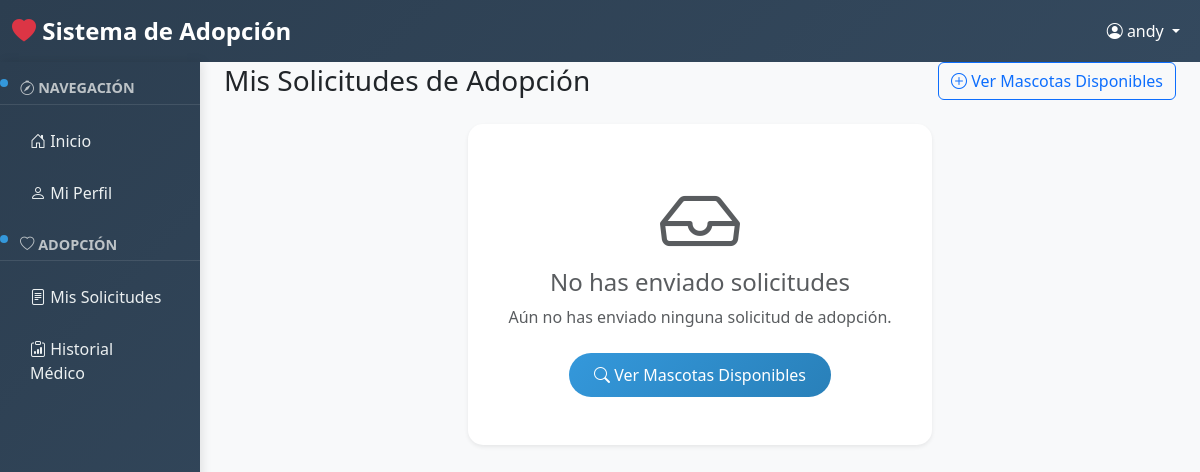
The app's page /solicitudes/mis-solicitudes/ (signed in), older data.
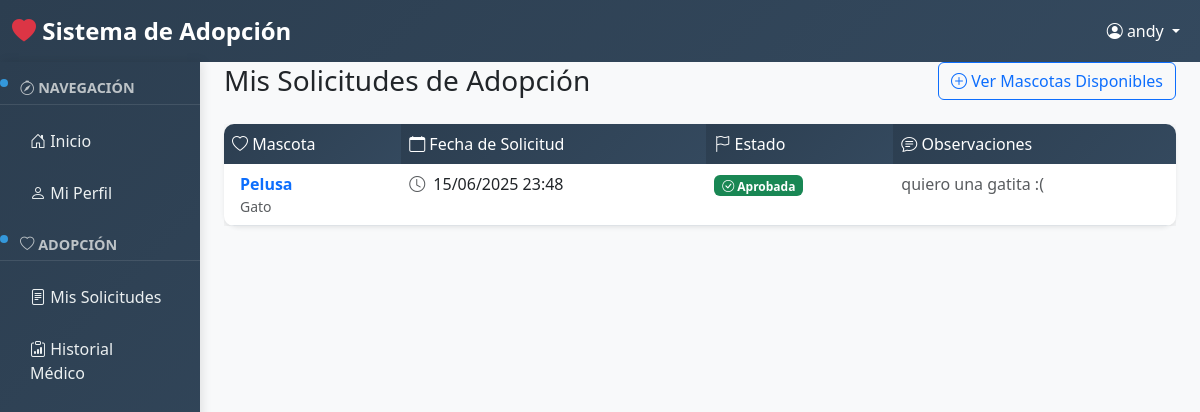
The same page, newer data.
### solicitudes/models.py (models this page shows, shortened)
class SolicitudAdopcion(models.Model):
    ESTADOS = [
        ('pendiente', 'Pendiente'),
        ('aprobada', 'Aprobada'),
        ('rechazada', 'Rechazada'),
    ]
    usuario = models.ForeignKey('usuarios.Usuario', on_delete=models.CASCADE, verbose_name="Usuario")
    mascota = models.ForeignKey('mascotas.Mascota', on_delete=models.CASCADE, verbose_name="Mascota")
    fecha_solicitud = models.DateTimeField(default=timezone.now, verbose_name="Fecha de solicitud")
    estado = models.CharField(max_length=10, choices=ESTADOS, default='pendiente', verbose_name="Estado")
    observaciones = models.TextField(blank=True, verbose_name="Observaciones")
    class Meta:
        verbose_name = "Solicitud de Adopción"
        verbose_name_plural = "Solicitudes de Adopción"
        unique_together = ['usuario', 'mascota']
        ordering = ['-fecha_solicitud']

### mascotas/models.py (models this page shows, shortened)
class Mascota(models.Model):
    ESPECIES = [
        ('perro', 'Perro'),
        ('gato', 'Gato'),
        ('ave', 'Ave'),
        ('otro', 'Otro'),
    ]
    SEXO = [
        ('macho', 'Macho'),
        ('hembra', 'Hembra'),
    ]
    ESTADO = [
        ('Disponible', 'Disponible para adopción'),
        ('adoptado', 'Adoptado'),
        ('en_proceso', 'En proceso de adopción'),
    ]
    nombre = models.CharField(max_length=100, verbose_name="Nombre")
    especie = models.CharField(max_length=15, choices=ESPECIES, verbose_name="Especie")
    raza = models.CharField(max_length=70, verbose_name="Raza")
    edad = models.PositiveIntegerField(help_text="Edad en años", verbose_name="Edad")
    sexo = models.CharField(max_length=10, choices=SEXO, verbose_name="Sexo")
    estado_adopcion = models.CharField(
        max_length= 15,
        choices=ESTADO,
        default="Disponible",
        verbose_name= "Estado de adopción"
    )
    fecha_ingreso = models.DateTimeField(default=timezone.now, verbose_name="Fecha de ingreso")
    adoptante = models.ForeignKey(
        'usuarios.Usuario',
        on_delete=models.SET_NULL,
        null=True,
        blank=True,
        related_name='mascotas_adoptadas',
        verbose_name='Adoptante'
    )
    class Meta:
        verbose_name = "Mascota"
        verbose_name_plural = "Mascotas"
        ordering = ['-fecha_ingreso']

### solicitudes/views.py (the view)
# urls.py: path('mis-solicitudes/', views.mis_solicitudes, name='mis_solicitudes'),
@login_required
def mis_solicitudes(request):
    solicitudes = SolicitudAdopcion.objects.filter(usuario=request.user)
    return render(request, 'solicitudes/mis_solicitudes.html', {'solicitudes': solicitudes})

### solicitudes/templates/solicitudes/mis_solicitudes.html (shortened to what the changed rows need)
{% extends 'base.html' %}
{% block content %}
<div class="container-fluid">
    <div class="row">
        <div class="col-12">
            <div class="d-flex justify-content-between align-items-center mb-4">
                <h1 class="h3 mb-0">
                     Mis Solicitudes de Adopción
                </h1>
            </div>
        </div>
    </div>
    {% if solicitudes %}
        <div class="row">
            <div class="col-12">
                <div class="card shadow-sm">
                    <div class="card-body p-0">
                        <div class="table-responsive">
                            <table class="table table-hover mb-0">
                                <thead class="table-dark">
                                    <tr>
                                        <th><i class="bi bi-heart"></i> Mascota</th>
                                        <th><i class="bi bi-calendar"></i> Fecha de Solicitud</th>
                                        <th><i class="bi bi-flag"></i> Estado</th>
                                        <th><i class="bi bi-chat-text"></i> Observaciones</th>
                                    </tr>
                                </thead>
                                <tbody>
                                    {% for solicitud in solicitudes %}
                                        <tr>
                                            <td>
                                                <a href="{% url 'mascotas:detalle' solicitud.mascota.id %}"
                                                   class="text-decoration-none">
                                                    <div class="d-flex align-items-center">
                                                        <div>
                                                            <strong>{{ solicitud.mascota.nombre }}</strong>
                                                            <small class="text-muted d-block">{{ solicitud.mascota.get_especie_display }}</small>
                                                        </div>
                                                    </div>
                                                </a>
                                            </td>
                                            <td>
                                                <i class="bi bi-clock text-muted me-1"></i>
                                                {{ solicitud.fecha_solicitud|date:"d/m/Y H:i" }}
                                            </td>
                                            <td>
                                                {% if solicitud.estado == 'pendiente' %}
                                                    <span class="badge bg-warning">
                                                        <i class="bi bi-hourglass-split"></i> {{ solicitud.get_estado_display }}
                                                    </span>
                                                {% elif solicitud.estado == 'aprobada' %}
                                                    <span class="badge bg-success">
                                                        <i class="bi bi-check-circle"></i> {{ solicitud.get_estado_display }}
                                                    </span>
                                                {% else %}
                                                    <span class="badge bg-danger">
                                                        <i class="bi bi-x-circle"></i> {{ solicitud.get_estado_display }}
                                                    </span>
                                                {% endif %}
                                            </td>
                                            <td>
                                                {% if solicitud.observaciones %}
                                                    <span class="text-muted">{{ solicitud.observaciones }}</span>
                                                {% else %}
                                                    <span class="text-muted fst-italic">Sin observaciones</span>
                                                {% endif %}
                                            </td>
                                        </tr>
                                    {% endfor %}
                                </tbody>
                            </table>
                        </div>
                    </div>
                </div>
            </div>
        </div>
    {% else %}
        <div class="row justify-content-center">
            <div class="col-md-6">
                <div class="card shadow-sm text-center">
                    <div class="card-body py-5">
                        <i class="bi bi-inbox display-1 text-muted mb-3"></i>
                        <h4 class="text-muted">No has enviado solicitudes</h4>
                        <p class="text-muted mb-4">Aún no has enviado ninguna solicitud de adopción.</p>
                        <a href="{% url 'mascotas:inicio' %}" class="btn btn-primary">
                            <i class="bi bi-search"></i> Ver Mascotas Disponibles
                        </a>
                    </div>
                </div>
            </div>
        </div>
    {% endif %}
</div>
{% endblock %}

Row changes from the older to the newer data that the page shows:
added SolicitudAdopcion: mascota.nombre "Pelusa", mascota.especie "Gato", fecha_solicitud "15/06/2025 23:48", estado "Aprobada", observaciones "quiero una gatita :("
Text that changed along with them:
text no longer shown: "No has enviado solicitudes Aún no has enviado ninguna solicitud de adopción. Ver Mascotas Disponibles"
text now shown: "Mascota Fecha de Solicitud Estado Observaciones"
